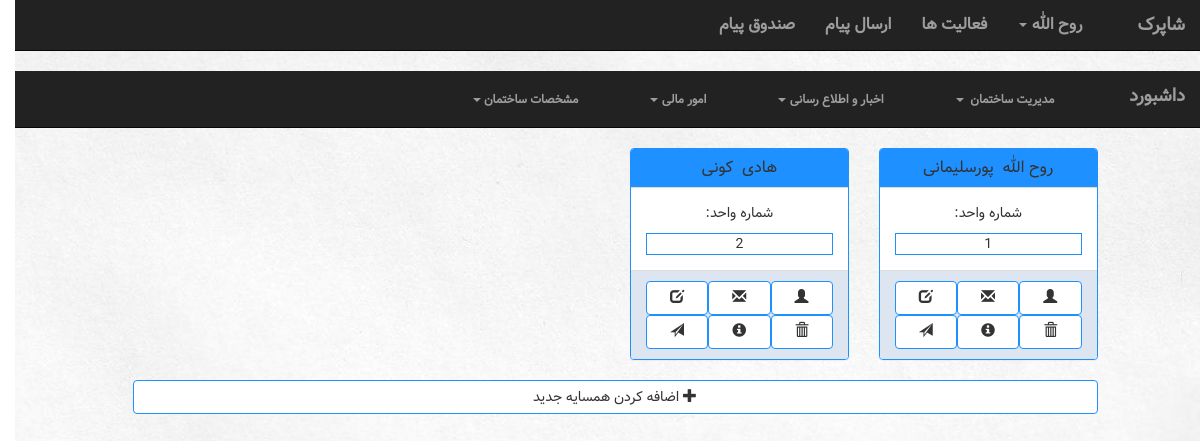
Before: /building/1/neighbor/ (signed in) with the older database file.
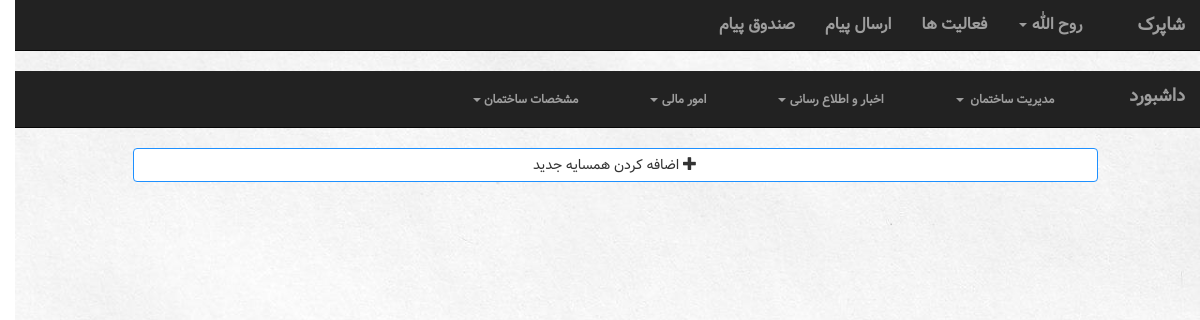
After: the same page with the newer database file.
### manageUser/models.py (models this page shows, shortened)
class Account(models.Model):
    user = models.OneToOneField(User, on_delete=models.CASCADE)
    type = models.IntegerField(default=UserType.MANAGER)

### building/views.py (the view)
# urls.py: url(r'^(?P<building_id>[0-9]+)/neighbor/$', views.neighbor, name="neighbor"),
def neighbor(request, building_id):
    getbuilding = Building.objects.get(pk=building_id)
    neighbor_unit = {}
    '''
    for unit in Unit.objects.all():
        if unit.account is not None:
            neighbor_unit[unit] = unit.account
        else:
            neighbor_unit[unit] = 'empty'
      '''
    for unit in Unit.objects.filter(building=getbuilding):
        if unit.account is not None:
            neighbor_unit[unit.account] = Unit.objects.filter(account=unit.account)
    context = {'building': getbuilding,
               'accountType':  Account.objects.get(user=request.user).type,
               'neighbor_unit': neighbor_unit,
               'createNeighborForm': myForm.CreateNeighborForm
               }
    return render(request, 'building/neighbor&staff.html', context)

### building/templates/building/neighbor&staff.html (shortened to what this page needs)
{% extends 'building/UserNavBar.html' %}
{% block navbar %}{% if accountType == 1 %} {% include 'building/managerNavBar.html' %} {% else %} {% include 'building/neighborNavBar.html' %}  {% endif %}{% endblock %}
{% block body %}
 <div class='row'>
    <div class="col-sm-10 col-lg-offset-1">
        {% for account,units in neighbor_unit.items %}
        <div class='col-sm-3'>
        <div class="panel panel-default">
          <div class="panel-heading">
            <h4 class='panel-title'>{{account.user.first_name}} &nbsp;{{account.user.last_name}}</h4>
          </div>
          <div class="panel-body">
            <p>شماره واحد:
            </p>
                {% for unit in units %}
                       <div style="border: 1px solid dodgerblue"> {{  unit.number }} </div>
                    {% endfor %}
          </div>
          <div class='panel-footer container-fluid'>
              <a class='col-md-4 btn btn-default' href='#' data-toggle="tooltip" title="تغییر مشخصات ساکن"><span class="glyphicon glyphicon-edit" aria-hidden="true"></span></a>
              <a class='col-md-4 btn btn-default' href='#' data-toggle="tooltip" title="ارسال پیام"><span class="glyphicon glyphicon-envelope" aria-hidden="true"></span></a>
              <a class='col-md-4 btn btn-default' href='#' data-toggle="tooltip" title="ایجاد نقش"><span class="glyphicon glyphicon-user" aria-hidden="true"></span></a>
              <a class='col-md-4 btn btn-default' href='#' data-toggle="tooltip" title="ارسال نام کاربری و رمز عبور"><span class="glyphicon glyphicon-send" aria-hidden="true"></span></a>
              <a class='col-md-4 btn btn-default' href='#' data-toggle="tooltip" title="مشخصات ساکن"><span class="glyphicon glyphicon-info-sign" aria-hidden="true"></span></a>
              <a class='col-md-4 btn btn-default' href='#' data-toggle="tooltip" title="حذف همسایه"><span class="glyphicon glyphicon-trash" aria-hidden="true"></span></a>
          </div>
        </div>
            </div>
            {% endfor %}
        <div class="col-md-12">
            <button class="col-md-12 btn btn-default" data-toggle="modal" data-target="#myModal">  <span class="glyphicon glyphicon-plus" aria-hidden="true"></span> اضافه کردن همسایه جدید </button>
        </div>
    </div>
    </div>
{% endblock %}

Changed rows visible on the page:
no longer on this page (row edited): Account: user.first_name "روح الله", user.last_name "پورسلیمانی"
no longer on this page (row edited): Account: user.first_name "هادی", user.last_name "کونی"
